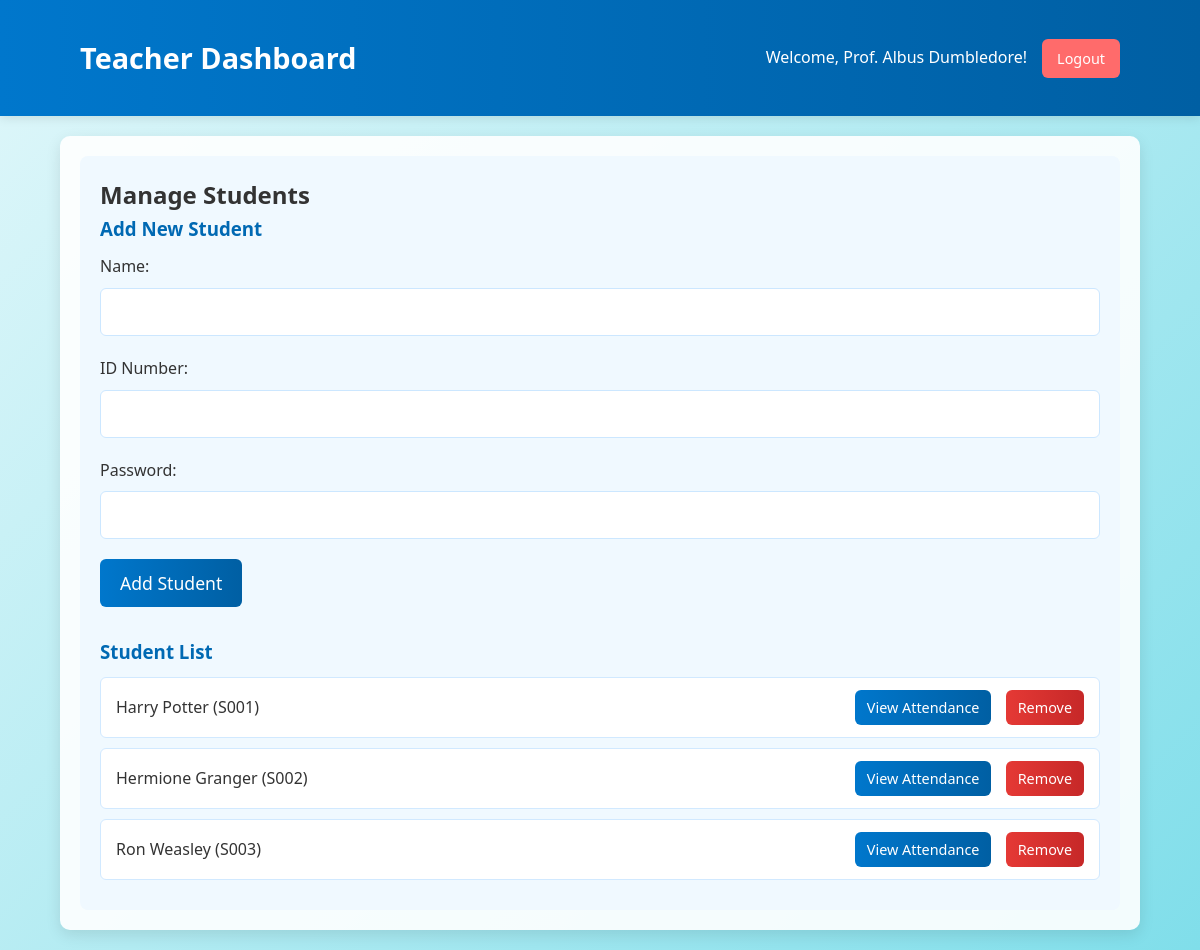
The app's page /teacher_dashboard.php (signed in) with its own data.
### tables this page shows
CREATE TABLE IF NOT EXISTS `users` (
  `id` INT AUTO_INCREMENT PRIMARY KEY,
  `id_number` VARCHAR(50) UNIQUE NOT NULL,
  `password` VARCHAR(255) NOT NULL,
  `name` VARCHAR(100) NOT NULL,
  `role` ENUM('student', 'teacher') NOT NULL
);

### teacher_dashboard.php (the view, shortened to what this page needs)
<?php
require 'calendar_functions.php';
$teacher_name = $_SESSION['user_name'];
$students = [];
try {
    $stmt = $pdo->query("SELECT id, id_number, name FROM users WHERE role = 'student' ORDER BY name ASC");
    $students = $stmt->fetchAll(PDO::FETCH_ASSOC);
} catch (PDOException $e) {
    $_SESSION['error_message'] = "Error fetching students: " . $e->getMessage();
}
?>
<!DOCTYPE html>
<html lang="en">
<head>
    <link rel="stylesheet" href="style.css">
</head>
<body>
    <header class="dashboard-header">
        <div class="container">
            <h1>Teacher Dashboard</h1>
            <div class="user-info">
                <span>Welcome, <?php echo htmlspecialchars($teacher_name); ?>!</span>
                <a href="logout.php" class="btn btn-logout">Logout</a>
            </div>
        </div>
    </header>
    <div class="container">
        <div class="teacher-actions">
            <div class="student-management">
                <h2>Manage Students</h2>
                <form action="add_student.php" method="POST" class="add-student-form">
                    <h3>Add New Student</h3>
                    <div class="input-group">
                        <label for="student_name">Name:</label>
                        <input type="text" id="student_name" name="student_name" required>
                    </div>
                    <div class="input-group">
                        <label for="student_id_number">ID Number:</label>
                        <input type="text" id="student_id_number" name="student_id_number" required>
                    </div>
                    <div class="input-group">
                        <label for="student_password">Password:</label>
                        <input type="password" id="student_password" name="student_password" required>
                    </div>
                    <button type="submit" class="btn">Add Student</button>
                </form>
                <h3>Student List</h3>
                <?php if (count($students) > 0): ?>
                <ul class="student-list">
                    <?php foreach ($students as $student): ?>
                    <li>
                        <span><?php echo htmlspecialchars($student['name']); ?> (<?php echo htmlspecialchars($student['id_number']); ?>)</span>
                        <div class="student-actions">
                            <a href="teacher_dashboard.php?view_student_id=<?php echo $student['id']; ?>" class="btn btn-small">View Attendance</a>
                            <a href="remove_student.php?student_id=<?php echo $student['id']; ?>" class="btn btn-small btn-danger" onclick="return confirm('Are you sure you want to remove this student and all their attendance records?');">Remove</a>
                        </div>
                    </li>
                    <?php endforeach; ?>
                </ul>
                <?php else: ?>
                <p>No students found.</p>
                <?php endif; ?>
            </div>
        </div>
    </div>
</body>
</html>

### style.css (style rules this page uses)
* { margin: 0; padding: 0; box-sizing: border-box; font-family: 'Segoe UI', Tahoma, Geneva, Verdana, sans-serif; }
body { background: linear-gradient(135deg, #e0f7fa, #b2ebf2, #80deea); color: #333; line-height: 1.6; display: flex; flex-direction: column; min-height: 100vh; }
.container { width: 90%; max-width: 1200px; margin: 20px auto; padding: 20px; background-color: rgba(255, 255, 255, 0.9); border-radius: 10px; box-shadow: 0 5px 15px rgba(0, 0, 0, 0.1); }
.input-group { margin-bottom: 20px; text-align: left; }
.input-group label { display: block; margin-bottom: 8px; color: #333; font-weight: 500; }
.input-group input, .input-group select { width: 100%; padding: 12px 15px; border: 1px solid #cce7ff; border-radius: 6px; font-size: 1em; transition: border-color 0.3s ease; }
.btn { background: linear-gradient(90deg, #0077cc, #005fa3); color: white; padding: 12px 20px; border: none; border-radius: 6px; cursor: pointer; font-size: 1.1em; font-weight: 500; transition: background 0.3s ease, transform 0.2s ease; text-decoration: none; display: inline-block; }
.dashboard-header { background: linear-gradient(90deg, #0077cc, #005fa3); color: white; padding: 15px 0; box-shadow: 0 2px 10px rgba(0, 0, 0, 0.1); }
.dashboard-header .container { display: flex; justify-content: space-between; align-items: center; background: none; box-shadow: none; padding: 0 20px; }
.dashboard-header h1 { margin: 0; font-size: 1.8em; }
.user-info { display: flex; align-items: center; }
.user-info span { margin-right: 15px; font-size: 1em; }
.btn-logout { background: #ff6b6b; padding: 8px 15px; font-size: 0.9em; }
.teacher-actions { display: flex; gap: 30px; flex-wrap: wrap; }
.student-management { flex: 1; min-width: 300px; background-color: #f0f9ff; padding: 20px; border-radius: 8px; }
.student-management h3 { color: #0069b3; margin-top: 20px; margin-bottom: 10px; }
.student-management h3:first-of-type { margin-top: 0; }
.add-student-form { margin-bottom: 30px; }
.student-list { list-style: none; padding: 0; }
.student-list li { display: flex; justify-content: space-between; align-items: center; padding: 12px 15px; background-color: #fff; border: 1px solid #d1e9ff; border-radius: 6px; margin-bottom: 10px; transition: box-shadow 0.2s ease; }
.student-list span { font-weight: 500; }
.student-actions .btn { margin-left: 10px; }
.btn-small { padding: 6px 12px; font-size: 0.9em; }
.btn-danger { background: linear-gradient(90deg, #e53935, #c62828); }

### records on screen
users: name "Harry Potter", id_number "S001"
users: name "Hermione Granger", id_number "S002"
users: name "Ron Weasley", id_number "S003"

### other values on screen
$teacher_name "Prof. Albus Dumbledore"
